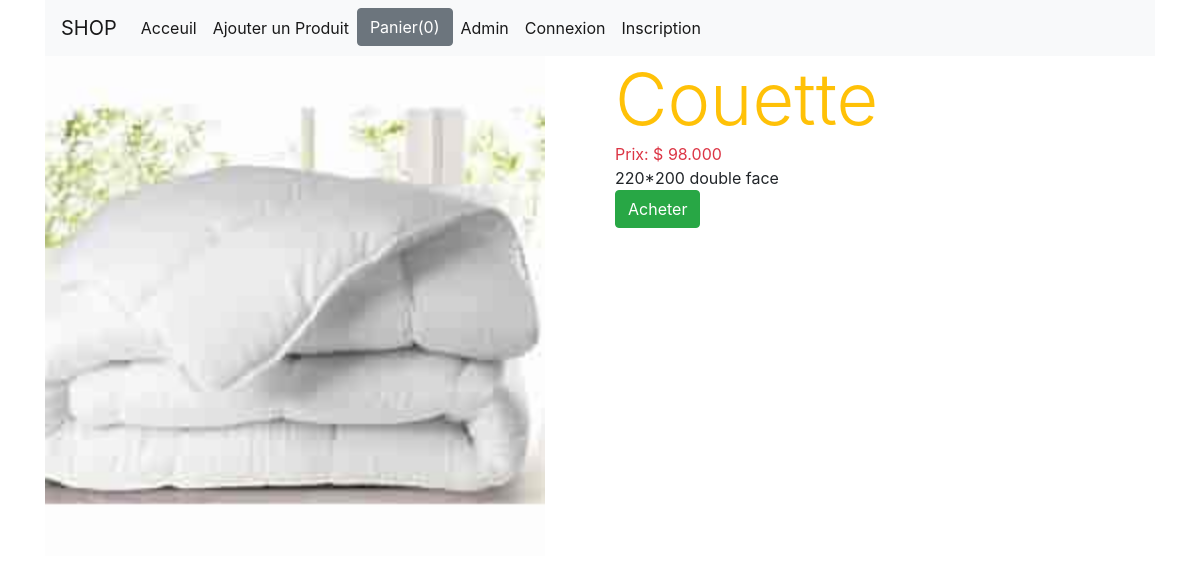
/2, run on the app's committed database.
### magasin/models.py (models this page shows, shortened)
class Produit(models.Model):
     libellé=models.CharField(max_length=100)
     desciption=models.TextField(default='Non définie')
     prix=models.DecimalField(max_digits=10,decimal_places=3)
     TYPE_CHOICES=[('em','Emballé'),('fr','Frais'),('cs','Conserve')]
     type=models.CharField(max_length=2,choices=TYPE_CHOICES,default='em')
     img=models.ImageField(blank=True)
     categorie=models.ForeignKey(Categorie,on_delete=models.CASCADE,null=True)
     fournisseur=models.ForeignKey(Fournisseur,on_delete=models.CASCADE,null=True)

### magasin/views.py (the view)
# urls.py: path('<int:myid>',views.detail, name="detail"),
def detail(request, myid):
    list = Produit.objects.get(id=myid)
    return render(request,'magasin/detail.html', {'list': list})

### magasin/templates/magasin/detail.html
{% extends 'magasin/base.html' %}
{% block content %}
    <div class="row">
        <div class="col-md-6">
            <div>
                <img src="/media/{{ list.img }}" width="500px" height="500px" alt="">
            </div>
        </div>
        <div class="col-md-6">
            <div class="text-warning display-3">
                {{ list.libellé }}
            </div>
            <div class="text-danger ">
               Prix:  $ {{ list.prix }}
            </div>
            <div>
                {{ list.desciption }}
            </div>
            <a href="#"><button class="btn btn-success">Acheter</button></a>
        </div>
    </div>
{% endblock %}

### data on the page
Produit: img (picture), libellé "Couette", prix "98.000", desciption "220*200 double face"
